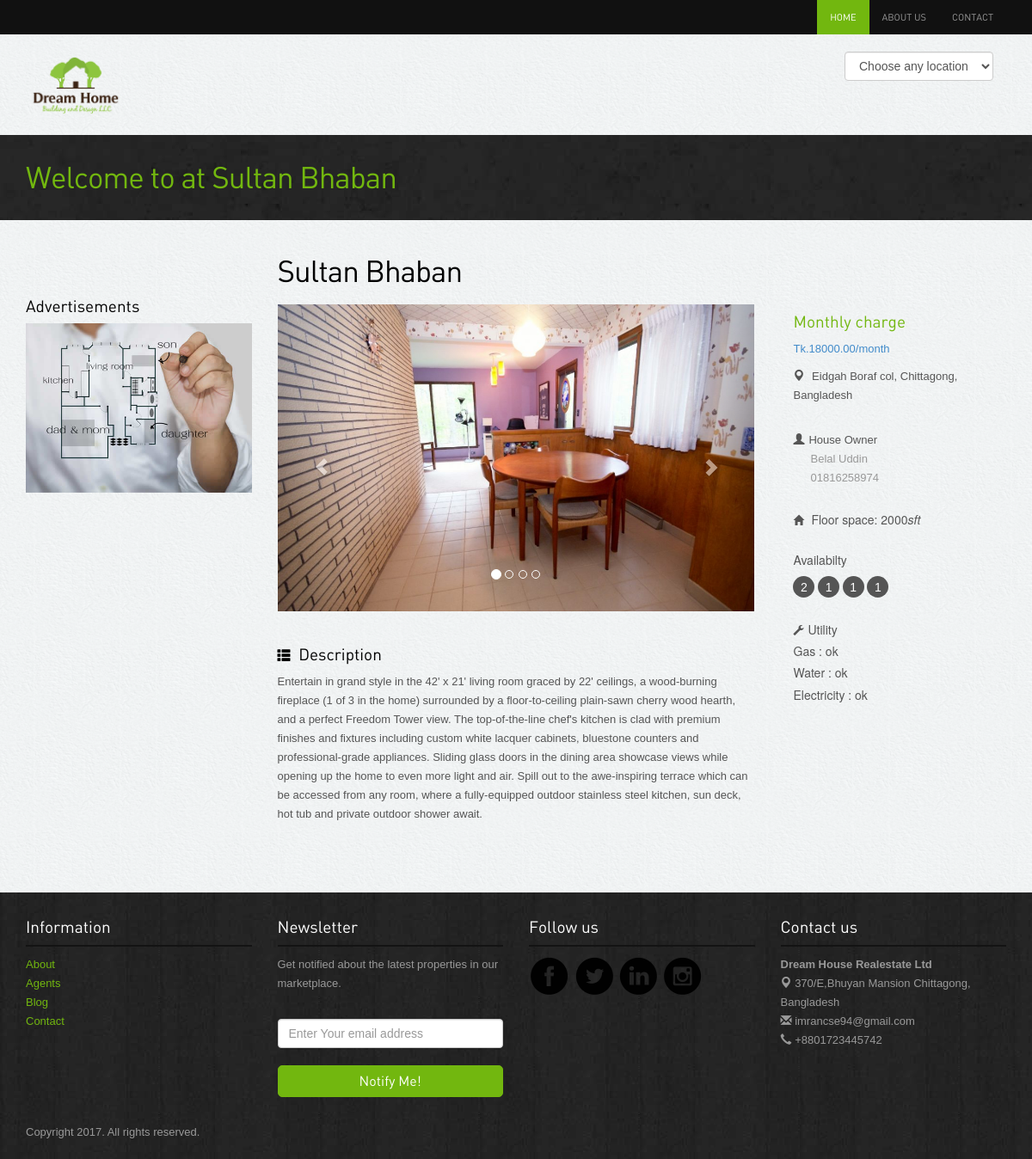
The app's page /property-detail.php?prodId=5&apprt_name=Sultan Bhaban with its own data.
### tables this page shows
CREATE TABLE `property` (
  `id` int(11) NOT NULL,
  `name` varchar(50) NOT NULL,
  `charge` decimal(15,2) NOT NULL,
  `address` varchar(100) NOT NULL,
  `floor_space` decimal(10,2) NOT NULL,
  `gas` varchar(50) NOT NULL,
  `water` varchar(50) NOT NULL,
  `electricity` varchar(50) NOT NULL,
  `image1` text NOT NULL,
  `image2` text NOT NULL,
  `image3` text NOT NULL,
  `image4` text NOT NULL,
  `city` varchar(50) NOT NULL,
  `updated` timestamp NOT NULL DEFAULT CURRENT_TIMESTAMP ON UPDATE CURRENT_TIMESTAMP,
  `property_type` varchar(30) NOT NULL,
  `description` text NOT NULL,
  `owner_name` varchar(50) NOT NULL,
  `owner_contact` varchar(20) NOT NULL,
  `bed_room` int(11) NOT NULL,
  `wash_room` int(11) NOT NULL,
  `living_room` int(11) NOT NULL,
  `kitchen` int(11) NOT NULL,
  `parking` int(11) NOT NULL
);

### property-detail.php (the view, shortened to what this page needs)
<?php include'include/header.php'; ?>
<?php
$userId = $_REQUEST['prodId'];
$apprt_name = $_REQUEST['apprt_name'];
$sql = "select * from property where id = $userId";
$result = mysqli_query($db, $sql);
?>
<div class="inside-banner">
    <div class="container">
        <marquee><h2 style="color: #72b70f;">Welcome to at <?php echo$apprt_name;?></h2></marquee>
    </div>
</div>
<div class="container">
    <div class="properties-listing spacer">
        <div class="row">
            <div class="col-lg-3 col-sm-4 hidden-xs">
                <div class="advertisement">
                    <h4>Advertisements</h4>
                    <img src="images/advertisements.jpg" class="img-responsive" alt="advertisement">
                </div>
            </div>
            <div class="col-lg-9 col-sm-8 ">
                <?php
                while ($row = mysqli_fetch_assoc($result)) {
                    ?>
                <h2><?php echo$row['name']; ?></h2>
                    <div class="row">
                        <div class="col-lg-8">
                            <div class="property-images">
                                <div id="myCarousel" class="carousel slide" data-ride="carousel">
                                    <ol class="carousel-indicators hidden-xs">
                                        <li data-target="#myCarousel" data-slide-to="0" class="active"></li>
                                        <li data-target="#myCarousel" data-slide-to="1" class=""></li>
                                        <li data-target="#myCarousel" data-slide-to="2" class=""></li>
                                        <li data-target="#myCarousel" data-slide-to="3" class=""></li>
                                    </ol>
                                    <div class="carousel-inner">
                                        <div class="item active">
                                            <img src="uploads/<?php echo$row['image1']; ?>" class="properties" alt="properties" />
                                        </div>
                                    </div>
                                    <a class="left carousel-control" href="#myCarousel" data-slide="prev"><span class="glyphicon glyphicon-chevron-left"></span></a>
                                    <a class="right carousel-control" href="#myCarousel" data-slide="next"><span class="glyphicon glyphicon-chevron-right"></span></a>
                                </div>
                            </div>
                            <div class="spacer"><h4><span class="glyphicon glyphicon-th-list"></span> Description</h4>
                                <?php echo$row['description']; ?>
                            </div>
                        </div>
                        <div class="col-lg-4">
                            <div class="col-lg-12  col-sm-6">
                                <div class="property-info">
                                    <h4 style="color: #72b70f;">Monthly charge</h4>
                                    <p class="text-primary">Tk.<?php echo$row['charge']; ?>/month</p>
                                    <p class="area"><span class="glyphicon glyphicon-map-marker"></span> <?php echo$row['address']; ?>, <?php echo$row['city']; ?>, Bangladesh</p>
                                    <div class="profile">
                                        <span class="glyphicon glyphicon-user"></span>House Owner
                                        <p><?php echo$row['owner_name']; ?><br><?php echo$row['owner_contact']; ?></p>
                                    </div>
                                </div>
                                <h6><span class="glyphicon glyphicon-home"></span> Floor space: <?php echo(int)($row['floor_space']);?><i>sft</i></h6>
                                 <br>
                                <h6> Availabilty</h6>
                                <div class="listing-detail">
                                    <span data-toggle="tooltip" data-placement="bottom" data-original-title="Bed Room"><?php if (isset($row['bed_room']))
                        echo$row['bed_room'];
                    else
                        echo 0;
                        ?></span> <span data-toggle="tooltip" data-placement="bottom" data-original-title="Living Room"><?php if (isset($row['living_room']))
                                        echo$row['living_room'];
                                    else
                                        echo 0;
                                    ?></span> <span data-toggle="tooltip" data-placement="bottom" data-original-title="Parking"><?php if (isset($row['parking']))
                                        echo$row['parking'];
                                    else
                                        echo 0;
                        ?></span> <span data-toggle="tooltip" data-placement="bottom" data-original-title="Kitchen"><?php if (isset($row['kitchen']))
                        echo$row['kitchen'];
                    else
                        echo 0;
                    ?></span> </div>
                                <h6><span class="glyphicon glyphicon-wrench"></span>Utility</h6>
                                <div class="profile">
                                    <h6>Gas&nbsp;:&nbsp;<?php echo$row['gas'];?></h6>
                                    <h6>Water&nbsp;:&nbsp;<?php echo$row['water'];?></h6>
                                    <h6>Electricity&nbsp;:&nbsp;<?php echo$row['electricity'];?></h6>
                                </div>
                            </div>
                            <?php
                        }
                        ?>
                        <div class="col-lg-12 col-sm-6 ">
                        </div>
                    </div>
                </div>
            </div>
        </div>
    </div>
</div>
<?php include'include/footer.php'; ?>

### assets/style.css (style rules this page uses)
body { color:#555; font:normal 13px/22px Arial; background:url(../images/bgmain.png) #eee; }
h1,h2,h3,h4,h5 { font-weight:normal; font-family: din;margin: 0;padding: 0;color: #000 }
h2 { font-size: 35px; letter-spacing: -1px;margin-bottom: 20px; }
h4 { margin: 10px 0; font-size: 19px; }
h6 { margin: 0 0 10px 0; font-size: 14px; }
h4 span { margin-right: 5px; font-size: 15px; }
h6 span { margin-right: 5px; font-size: 12px; }
p { margin-bottom: 30px; }
a { color:#72b70f; text-decoration:none;outline: none; }
.spacer { margin-top: 40px;margin-bottom:40px; }
.listing-detail { margin-bottom: 30px; }
.listing-detail span { color: #fff; width: 25px; height: 25px; background-color: #555;display: inline-block;border-radius:25px; text-align: center;line-height: 26px; font-size: 14px;cursor: crosshair; }
.inside-banner { background:url(../images/bginside.jpg) #222;color: #fff; padding: 30px 0; }
.inside-banner h2 { margin: 0; color: #fff; }
.property-info { margin:0 0 30px 0; }
.property-info span { margin-right: 5px; }
.property-info p { margin-bottom:10px; }
.property-info .profile { margin-top: 30px; }
.property-info .profile p { padding-left: 20px; color: #999; }

### records on screen
property: name "Sultan Bhaban", image1 (picture), description "Entertain in grand style in the 42' x 21' living room graced by 22' ceilings, a wood-burning fireplace (1 of 3 in the home) surrounded by a floor-to-ceiling plain-sawn cherry wood hearth, and a perfect Freedom Tower view. The top-of-the-line chef's kitchen is clad with premium finishes and fixtures including custom white lacquer cabinets, bluestone counters and professional-grade appliances. Sliding glass doors in the dining area showcase views while opening up the home to even more light and air. Spill out to the awe-inspiring terrace which can be accessed from any room, where a fully-equipped outdoor stainless steel kitchen, sun deck, hot tub and private outdoor shower await.", charge "18000.00", address "Eidgah Boraf col", city "Chittagong", owner_name "Belal Uddin", owner_contact "01816258974", floor_space "2000", bed_room "2", living_room "1", parking "1", kitchen "1", gas "ok", water "ok", electricity "ok"

### other values on screen
$apprt_name "Sultan Bhaban"
